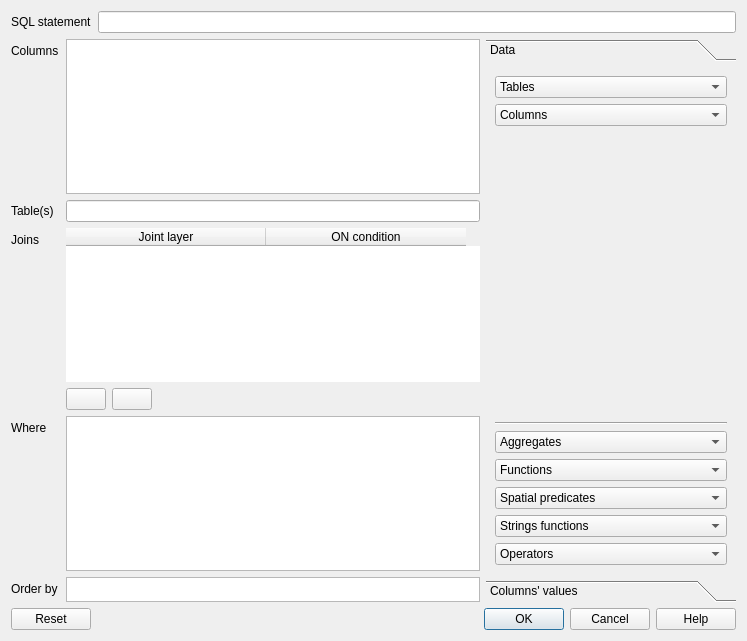
<?xml version="1.0" encoding="UTF-8"?>
<ui version="4.0">
 <class>SQLComposerDialogBase</class>
 <widget class="QDialog" name="SQLComposerDialogBase">
  <property name="geometry">
   <rect>
    <x>0</x>
    <y>0</y>
    <width>747</width>
    <height>641</height>
   </rect>
  </property>
  <property name="windowTitle">
   <string>SQL query composer</string>
  </property>
  <layout class="QVBoxLayout" name="verticalLayout_7">
   <item>
    <layout class="QVBoxLayout" name="verticalLayout_3">
     <item>
      <layout class="QHBoxLayout" name="horizontalLayout_2">
       <item>
        <widget class="QLabel" name="mSQLStatementLabel">
         <property name="text">
          <string>SQL statement</string>
         </property>
        </widget>
       </item>
       <item>
        <widget class="QLineEdit" name="mQueryEdit"/>
       </item>
      </layout>
     </item>
    </layout>
   </item>
   <item>
    <layout class="QHBoxLayout" name="horizontalLayout_6" stretch="0,0">
     <property name="sizeConstraint">
      <enum>QLayout::SetDefaultConstraint</enum>
     </property>
     <item>
      <layout class="QFormLayout" name="formLayout">
       <property name="fieldGrowthPolicy">
        <enum>QFormLayout::AllNonFixedFieldsGrow</enum>
       </property>
       <item row="0" column="0">
        <widget class="QLabel" name="mColumnsLabel">
         <property name="text">
          <string>Columns</string>
         </property>
        </widget>
       </item>
       <item row="0" column="1">
        <widget class="QTextEdit" name="mColumnsEditor">
         <property name="minimumSize">
          <size>
           <width>400</width>
           <height>0</height>
          </size>
         </property>
        </widget>
       </item>
       <item row="1" column="0">
        <widget class="QLabel" name="mTablesLabel">
         <property name="text">
          <string>Table(s)</string>
         </property>
        </widget>
       </item>
       <item row="1" column="1">
        <widget class="QLineEdit" name="mTablesEditor">
         <property name="text">
          <string/>
         </property>
         <property name="frame">
          <bool>true</bool>
         </property>
        </widget>
       </item>
       <item row="2" column="0">
        <widget class="QLabel" name="mJoinsLabels">
         <property name="text">
          <string>Joins</string>
         </property>
        </widget>
       </item>
       <item row="2" column="1">
        <layout class="QVBoxLayout" name="verticalLayout_8">
         <item>
          <widget class="QTableWidget" name="mTableJoins">
           <property name="sizePolicy">
            <sizepolicy hsizetype="Expanding" vsizetype="Expanding">
             <horstretch>0</horstretch>
             <verstretch>0</verstretch>
            </sizepolicy>
           </property>
           <property name="minimumSize">
            <size>
             <width>398</width>
             <height>0</height>
            </size>
           </property>
           <property name="frameShape">
            <enum>QFrame::NoFrame</enum>
           </property>
           <property name="rowCount">
            <number>0</number>
           </property>
           <attribute name="horizontalHeaderDefaultSectionSize">
            <number>200</number>
           </attribute>
           <attribute name="horizontalHeaderStretchLastSection">
            <bool>false</bool>
           </attribute>
           <attribute name="verticalHeaderVisible">
            <bool>false</bool>
           </attribute>
           <column>
            <property name="text">
             <string>Joint layer</string>
            </property>
           </column>
           <column>
            <property name="text">
             <string>ON condition</string>
            </property>
           </column>
          </widget>
         </item>
         <item>
          <layout class="QHBoxLayout" name="mAddRemoveLayout">
           <item>
            <widget class="QPushButton" name="mAddJoinButton">
             <property name="text">
              <string/>
             </property>
             <property name="icon">
              <iconset>
               <normaloff>:/images/themes/default/symbologyAdd.png</normaloff>:/images/themes/default/symbologyAdd.png</iconset>
             </property>
            </widget>
           </item>
           <item>
            <widget class="QPushButton" name="mRemoveJoinButton">
             <property name="text">
              <string/>
             </property>
             <property name="icon">
              <iconset>
               <normaloff>:/images/themes/default/symbologyRemove.png</normaloff>:/images/themes/default/symbologyRemove.png</iconset>
             </property>
            </widget>
           </item>
           <item>
            <spacer name="mAddRemoveSpacer">
             <property name="orientation">
              <enum>Qt::Horizontal</enum>
             </property>
             <property name="sizeHint" stdset="0">
              <size>
               <width>40</width>
               <height>1</height>
              </size>
             </property>
            </spacer>
           </item>
          </layout>
         </item>
        </layout>
       </item>
       <item row="3" column="0">
        <widget class="QLabel" name="mWhereLabel">
         <property name="text">
          <string>Where    </string>
         </property>
        </widget>
       </item>
       <item row="3" column="1">
        <widget class="QTextEdit" name="mWhereEditor"/>
       </item>
       <item row="4" column="0">
        <widget class="QLabel" name="mOrderLabel">
         <property name="text">
          <string>Order by</string>
         </property>
        </widget>
       </item>
       <item row="4" column="1">
        <widget class="QTextEdit" name="mOrderEditor">
         <property name="sizePolicy">
          <sizepolicy hsizetype="Expanding" vsizetype="Fixed">
           <horstretch>0</horstretch>
           <verstretch>0</verstretch>
          </sizepolicy>
         </property>
         <property name="maximumSize">
          <size>
           <width>16777215</width>
           <height>25</height>
          </size>
         </property>
         <property name="verticalScrollBarPolicy">
          <enum>Qt::ScrollBarAlwaysOff</enum>
         </property>
         <property name="horizontalScrollBarPolicy">
          <enum>Qt::ScrollBarAlwaysOff</enum>
         </property>
        </widget>
       </item>
      </layout>
     </item>
     <item>
      <layout class="QVBoxLayout" name="verticalLayout_4">
       <item>
        <widget class="QToolBox" name="mToolbox">
         <property name="sizePolicy">
          <sizepolicy hsizetype="Fixed" vsizetype="Preferred">
           <horstretch>0</horstretch>
           <verstretch>0</verstretch>
          </sizepolicy>
         </property>
         <property name="minimumSize">
          <size>
           <width>250</width>
           <height>0</height>
          </size>
         </property>
         <property name="maximumSize">
          <size>
           <width>250</width>
           <height>16777215</height>
          </size>
         </property>
         <property name="currentIndex">
          <number>0</number>
         </property>
         <widget class="QWidget" name="mPageData">
          <property name="geometry">
           <rect>
            <x>0</x>
            <y>0</y>
            <width>250</width>
            <height>506</height>
           </rect>
          </property>
          <attribute name="label">
           <string>Data</string>
          </attribute>
          <layout class="QVBoxLayout" name="verticalLayout_5">
           <item>
            <widget class="QComboBox" name="mTablesCombo">
             <item>
              <property name="text">
               <string>Tables</string>
              </property>
             </item>
            </widget>
           </item>
           <item>
            <widget class="QComboBox" name="mColumnsCombo">
             <item>
              <property name="text">
               <string>Columns</string>
              </property>
             </item>
            </widget>
           </item>
           <item>
            <spacer name="verticalSpacer_4">
             <property name="orientation">
              <enum>Qt::Vertical</enum>
             </property>
             <property name="sizeHint" stdset="0">
              <size>
               <width>20</width>
               <height>40</height>
              </size>
             </property>
            </spacer>
           </item>
           <item>
            <widget class="Line" name="line_2">
             <property name="orientation">
              <enum>Qt::Horizontal</enum>
             </property>
            </widget>
           </item>
           <item>
            <widget class="QComboBox" name="mAggregatesCombo">
             <item>
              <property name="text">
               <string>Aggregates</string>
              </property>
             </item>
            </widget>
           </item>
           <item>
            <widget class="QComboBox" name="mFunctionsCombo">
             <item>
              <property name="text">
               <string>Functions</string>
              </property>
             </item>
            </widget>
           </item>
           <item>
            <widget class="QComboBox" name="mSpatialPredicatesCombo">
             <item>
              <property name="text">
               <string>Spatial predicates</string>
              </property>
             </item>
            </widget>
           </item>
           <item>
            <widget class="QComboBox" name="mStringFunctionsCombo">
             <item>
              <property name="text">
               <string>Strings functions</string>
              </property>
             </item>
            </widget>
           </item>
           <item>
            <widget class="QComboBox" name="mOperatorsCombo">
             <item>
              <property name="text">
               <string>Operators</string>
              </property>
             </item>
            </widget>
           </item>
          </layout>
         </widget>
         <widget class="QWidget" name="mPageColumnsValues">
          <property name="geometry">
           <rect>
            <x>0</x>
            <y>0</y>
            <width>250</width>
            <height>506</height>
           </rect>
          </property>
          <attribute name="label">
           <string>Columns' values</string>
          </attribute>
          <layout class="QVBoxLayout" name="verticalLayout_6">
           <item>
            <widget class="QComboBox" name="columns_2">
             <item>
              <property name="text">
               <string>Columns</string>
              </property>
             </item>
            </widget>
           </item>
           <item>
            <widget class="QCheckBox" name="extract">
             <property name="text">
              <string>Only 10 first values</string>
             </property>
            </widget>
           </item>
           <item>
            <widget class="QListView" name="values">
             <property name="maximumSize">
              <size>
               <width>16777215</width>
               <height>16777215</height>
              </size>
             </property>
             <property name="editTriggers">
              <set>QAbstractItemView::NoEditTriggers</set>
             </property>
             <property name="showDropIndicator" stdset="0">
              <bool>false</bool>
             </property>
             <property name="dragEnabled">
              <bool>false</bool>
             </property>
             <property name="dragDropMode">
              <enum>QAbstractItemView::NoDragDrop</enum>
             </property>
            </widget>
           </item>
          </layout>
         </widget>
        </widget>
       </item>
      </layout>
     </item>
    </layout>
   </item>
   <item>
    <layout class="QHBoxLayout" name="horizontalLayout_7">
     <item>
      <widget class="QDialogButtonBox" name="mButtonBox">
       <property name="orientation">
        <enum>Qt::Horizontal</enum>
       </property>
       <property name="standardButtons">
        <set>QDialogButtonBox::Cancel|QDialogButtonBox::Help|QDialogButtonBox::Ok|QDialogButtonBox::Reset</set>
       </property>
       <property name="centerButtons">
        <bool>false</bool>
       </property>
      </widget>
     </item>
    </layout>
   </item>
  </layout>
 </widget>
 <resources/>
 <connections>
  <connection>
   <sender>mButtonBox</sender>
   <signal>rejected()</signal>
   <receiver>SQLComposerDialogBase</receiver>
   <slot>reject()</slot>
   <hints>
    <hint type="sourcelabel">
     <x>633</x>
     <y>440</y>
    </hint>
    <hint type="destinationlabel">
     <x>286</x>
     <y>274</y>
    </hint>
   </hints>
  </connection>
  <connection>
   <sender>mButtonBox</sender>
   <signal>accepted()</signal>
   <receiver>SQLComposerDialogBase</receiver>
   <slot>accept()</slot>
   <hints>
    <hint type="sourcelabel">
     <x>516</x>
     <y>433</y>
    </hint>
    <hint type="destinationlabel">
     <x>306</x>
     <y>423</y>
    </hint>
   </hints>
  </connection>
 </connections>
</ui>
